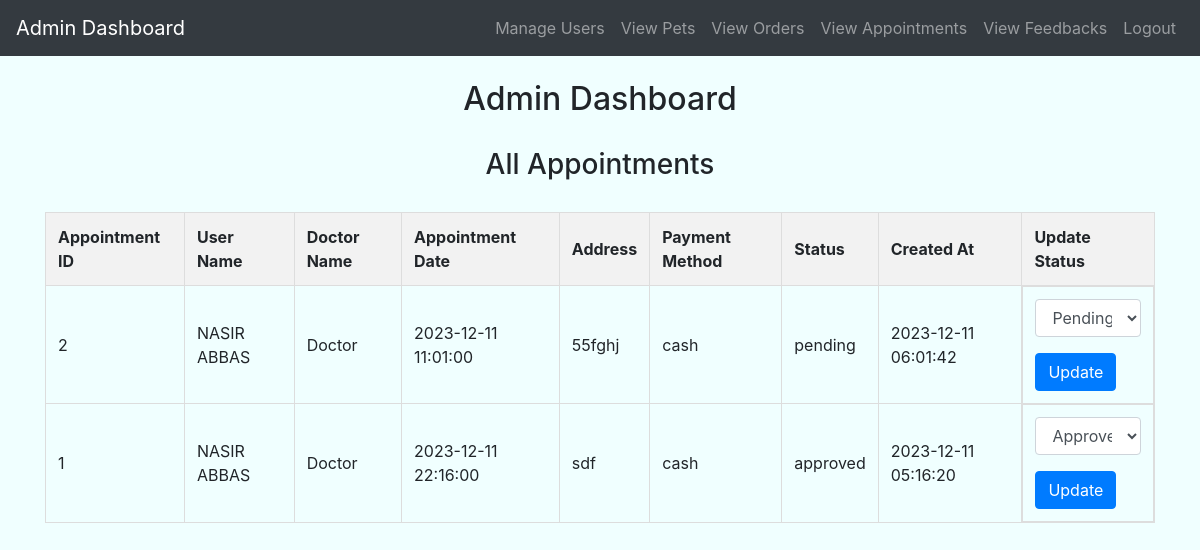
The app's page /admin/admin_appiontments.php (signed in) with its own data.
### tables this page shows
CREATE TABLE `appointments` (
  `appointment_id` int(11) NOT NULL,
  `user_id` int(11) DEFAULT NULL,
  `doctor_id` int(11) DEFAULT NULL,
  `appointment_date` datetime DEFAULT NULL,
  `address` varchar(255) DEFAULT NULL,
  `payment_method` varchar(50) DEFAULT NULL,
  `status` varchar(50) DEFAULT NULL,
  `created_at` timestamp NOT NULL DEFAULT current_timestamp()
);

CREATE TABLE `users` (
  `id` int(11) NOT NULL,
  `name` varchar(255) NOT NULL,
  `email` varchar(255) NOT NULL,
  `password` varchar(255) NOT NULL,
  `user_type` enum('Doctor','Seller','Buyer') NOT NULL,
  `status` varchar(20) NOT NULL,
  `phone_number` varchar(15) DEFAULT NULL,
  `address` varchar(255) DEFAULT NULL,
  `age` int(11) DEFAULT NULL
);

### admin/admin_appiontments.php (the view, shortened to what this page needs)
<?php
include('config.php');
$query = "SELECT Appointments.*, Users.name AS user_name, Doctors.name AS doctor_name
          FROM Appointments
          JOIN Users ON Appointments.user_id = Users.id
          JOIN Users AS Doctors ON Appointments.doctor_id = Doctors.id
          ORDER BY Appointments.created_at DESC";
$result = $conn->query($query);
?>
<!DOCTYPE html>
<html>
<head>
    <link rel="stylesheet" href="https://maxcdn.bootstrapcdn.com/bootstrap/4.5.2/css/bootstrap.min.css">
</head>
<body>
    <?php include('admin_navbar.php'); ?>
    <div class="container">
        <h2 class="mt-4">Admin Dashboard</h2>
        <h3 class="mt-4">All Appointments</h3>
        <?php
        if ($result->num_rows > 0) {
            echo '<table>';
            echo '<tr>';
            echo '<th>Appointment ID</th>';
            echo '<th>User Name</th>';
            echo '<th>Doctor Name</th>';
            echo '<th>Appointment Date</th>';
            echo '<th>Address</th>';
            echo '<th>Payment Method</th>';
            echo '<th>Status</th>';
            echo '<th>Created At</th>';
            echo '<th>Update Status</th>';
            echo '</tr>';
            while ($row = $result->fetch_assoc()) {
                echo '<tr>';
                echo '<td>' . $row['appointment_id'] . '</td>';
                echo '<td>' . $row['user_name'] . '</td>';
                echo '<td>' . $row['doctor_name'] . '</td>';
                echo '<td>' . $row['appointment_date'] . '</td>';
                echo '<td>' . $row['address'] . '</td>';
                echo '<td>' . $row['payment_method'] . '</td>';
                echo '<td>' . $row['status'] . '</td>';
                echo '<td>' . $row['created_at'] . '</td>';
                echo '<td class="status-form">';
                echo '<form method="POST" action="">';
                echo '<div class="form-group">';
                echo '<select name="new_status" class="form-control" required>';
                echo '<option value="pending" ' . ($row['status'] === 'pending' ? 'selected' : '') . '>Pending</option>';
                echo '<option value="approved" ' . ($row['status'] === 'approved' ? 'selected' : '') . '>Approved</option>';
                echo '</select>';
                echo '</div>';
                echo '<button type="submit" class="btn btn-primary">Update</button>';
                echo '</form>';
                echo '</td>';
                echo '</tr>';
            }
            echo '</table>';
        } else {
            echo '<p>No appointments found.</p>';
        }
        ?>
    </div>
</body>
</html>

### admin/admin_navbar.php (shortened to what this page needs)
<nav class="navbar navbar-expand-lg navbar-dark bg-dark">
  <a class="navbar-brand" href="manage_users.php">Admin Dashboard</a>
  <div class="collapse navbar-collapse" id="navbarNav">
    <ul class="navbar-nav ml-auto">
      <li class="nav-item ">
        <a class="nav-link" href="manage_users.php">Manage Users</a>
      </li>
      <li class="nav-item ">
        <a class="nav-link" href="view_pets.php">View Pets</a>
      </li>
      <li class="nav-item ">
        <a class="nav-link" href="admin_orders.php">View Orders</a>
      </li>
      <li class="nav-item ">
        <a class="nav-link" href="admin_appiontments.php">View Appointments</a>
      </li>
      <li class="nav-item ">
        <a class="nav-link" href="admin_feedbacks.php">View Feedbacks</a>
      </li>
      <li class="nav-item">
        <a class="nav-link" href="logout.php">Logout</a>
      </li>
    </ul>
  </div>
</nav>

### admin/admin_appiontments.php (style rules this page uses)
body { background-color: azure; }
h2, h3 { text-align: center; margin: 30px; }
table { width: 100%; margin-top: 20px; }
table, th, td { border: 1px solid #ddd; border-collapse: collapse; }
th, td { padding: 12px; text-align: left; }
th { background-color: #f2f2f2; }
.status-form { display: inline-block; }

### records on screen
appointments: appointment_id "2", user.name "NASIR ABBAS", doctor.name "Doctor", appointment_date "2023-12-11 11:01:00", address "55fghj", payment_method "cash", status "pending", created_at "2023-12-11 06:01:42", new_status "Pending"
appointments: appointment_id "1", user.name "NASIR ABBAS", doctor.name "Doctor", appointment_date "2023-12-11 22:16:00", address "sdf", payment_method "cash", status "approved", created_at "2023-12-11 05:16:20", new_status "Approved"
